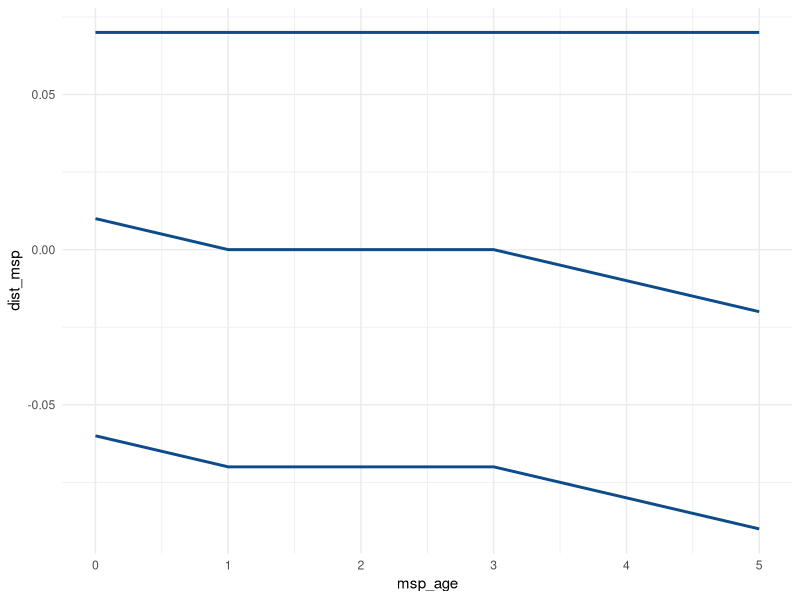

Here is the R script that generated this plot:
library(tidyverse)

df <- read_csv("data/csv/real_estate/effect.csv")

library(ggplot2)

ggplot(df) +
  geom_line(aes(x = msp_age, y = dist_msp), size = 1L, colour = "#0c4c8a") +
  geom_line(aes(x = msp_age, y = dist), size = 1L, colour = "#0c4c8a") +
  geom_line(aes(x = msp_age, y = dist_msp + dist), size = 1L, colour = "#0c4c8a") +
  theme_minimal()
